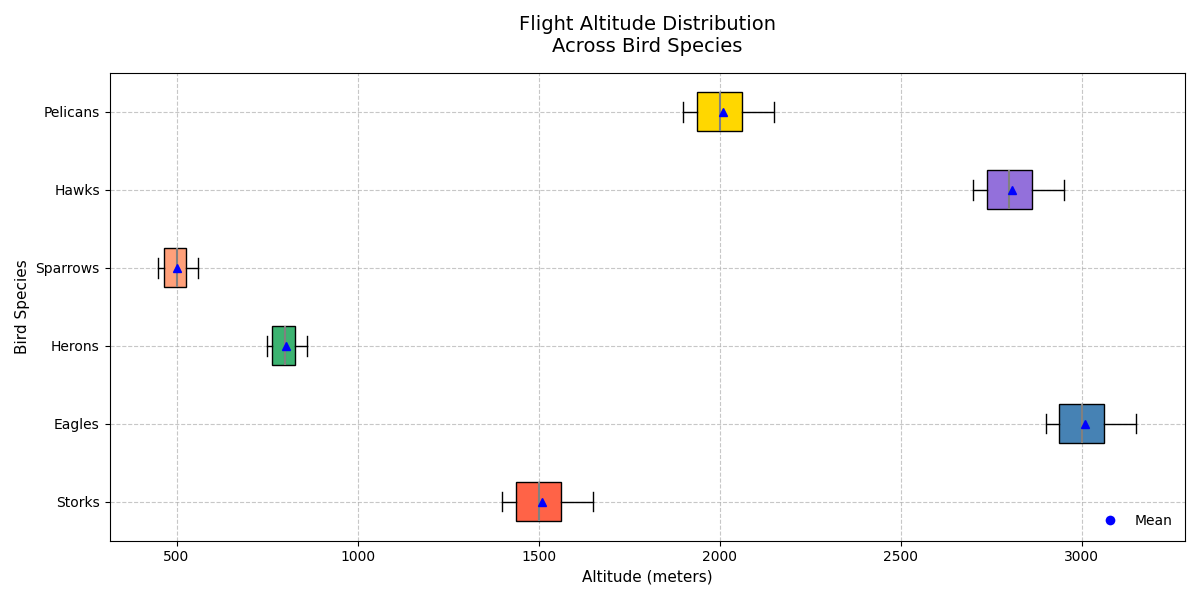

Generate this figure with Python:
import numpy as np
import matplotlib.pyplot as plt

bird_species = ['Storks', 'Eagles', 'Herons', 'Sparrows', 'Hawks', 'Pelicans']

storks_altitude = np.array([1500, 1600, 1400, 1450, 1550, 1650, 1400, 1500, 1550, 1600, 1500, 1400])
eagles_altitude = np.array([3000, 3100, 2900, 2950, 3050, 3150, 2900, 3000, 3050, 3100, 3000, 2900])
herons_altitude = np.array([800, 850, 750, 770, 820, 860, 750, 800, 820, 850, 800, 750])
sparrows_altitude = np.array([500, 550, 450, 470, 520, 560, 450, 500, 520, 550, 500, 450])
hawks_altitude = np.array([2800, 2900, 2700, 2750, 2850, 2950, 2700, 2800, 2850, 2900, 2800, 2700])
pelicans_altitude = np.array([2000, 2100, 1900, 1950, 2050, 2150, 1900, 2000, 2050, 2100, 2000, 1900])

data = [storks_altitude, eagles_altitude, herons_altitude, 
        sparrows_altitude, hawks_altitude, 
        pelicans_altitude]

colors = ['#FF6347', '#4682B4', '#3CB371', '#FFA07A', '#9370DB', '#FFD700']  # Different colors for each box

fig, ax = plt.subplots(figsize=(12, 6))

box = ax.boxplot(data, patch_artist=True, notch=False, vert=False, showmeans=True, labels=bird_species, flierprops=dict(marker='x', color='gray', markersize=9))

for patch, color in zip(box['boxes'], colors):
    patch.set_facecolor(color)

for median, mean in zip(box['medians'], box['means']):
    median.set_color('grey')
    median.set_linewidth(1.5)
    mean.set_markerfacecolor('blue')
    mean.set_markeredgecolor('blue')

ax.grid(True, linestyle='--', alpha=0.7)  # Adding dashed gridlines

ax.set_title('Flight Altitude Distribution\nAcross Bird Species', fontsize=14, fontweight='medium', pad=15)
ax.set_xlabel('Altitude (meters)', fontsize=11)
ax.set_ylabel('Bird Species', fontsize=11)

mean_legend = plt.Line2D([0], [0], marker='o', color='w', markerfacecolor='blue', markersize=8, label='Mean')
ax.legend(handles=[mean_legend], loc='lower right', frameon=False)  # Removed the median legend for simplicity

plt.tight_layout()
plt.show()
